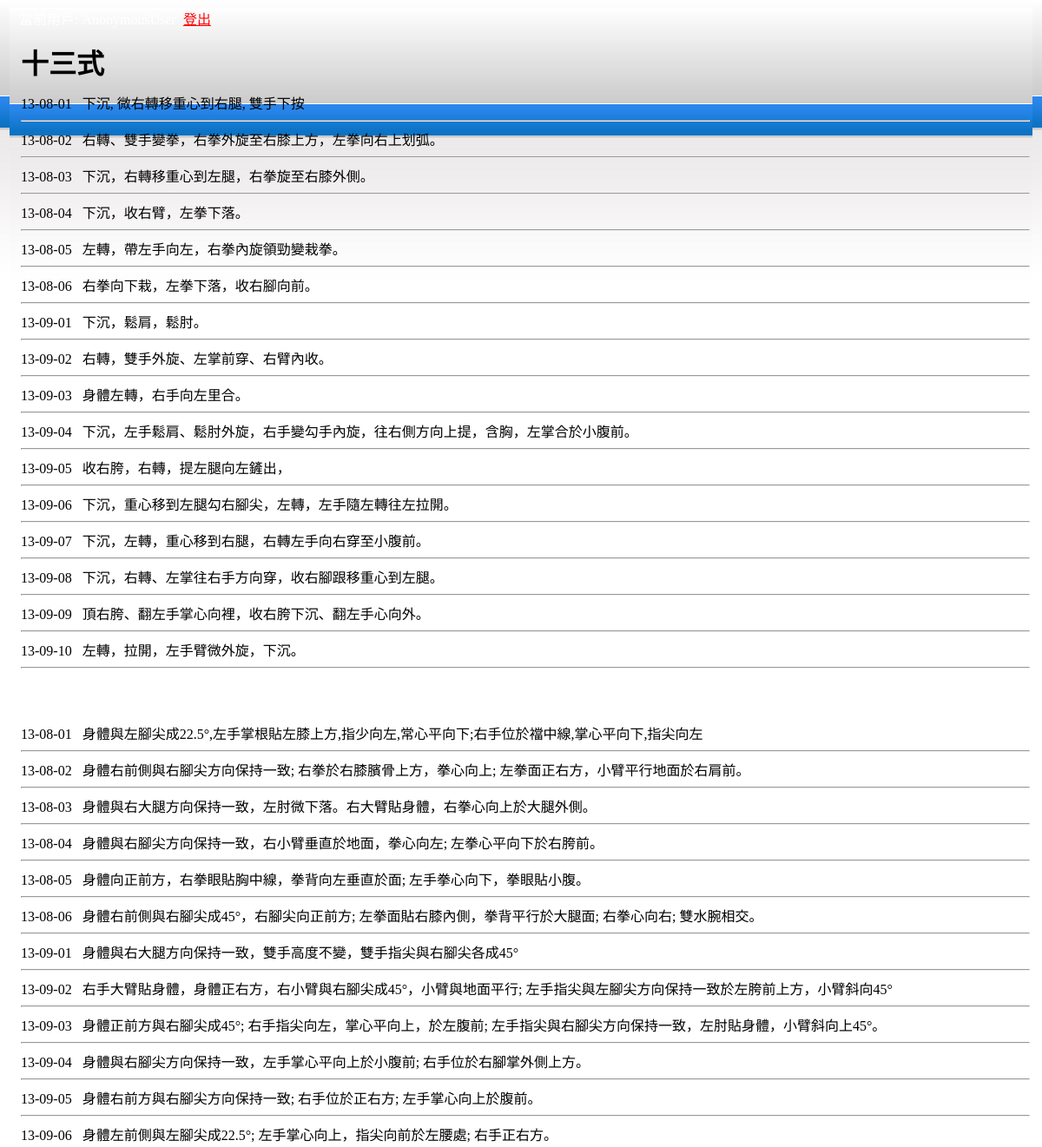
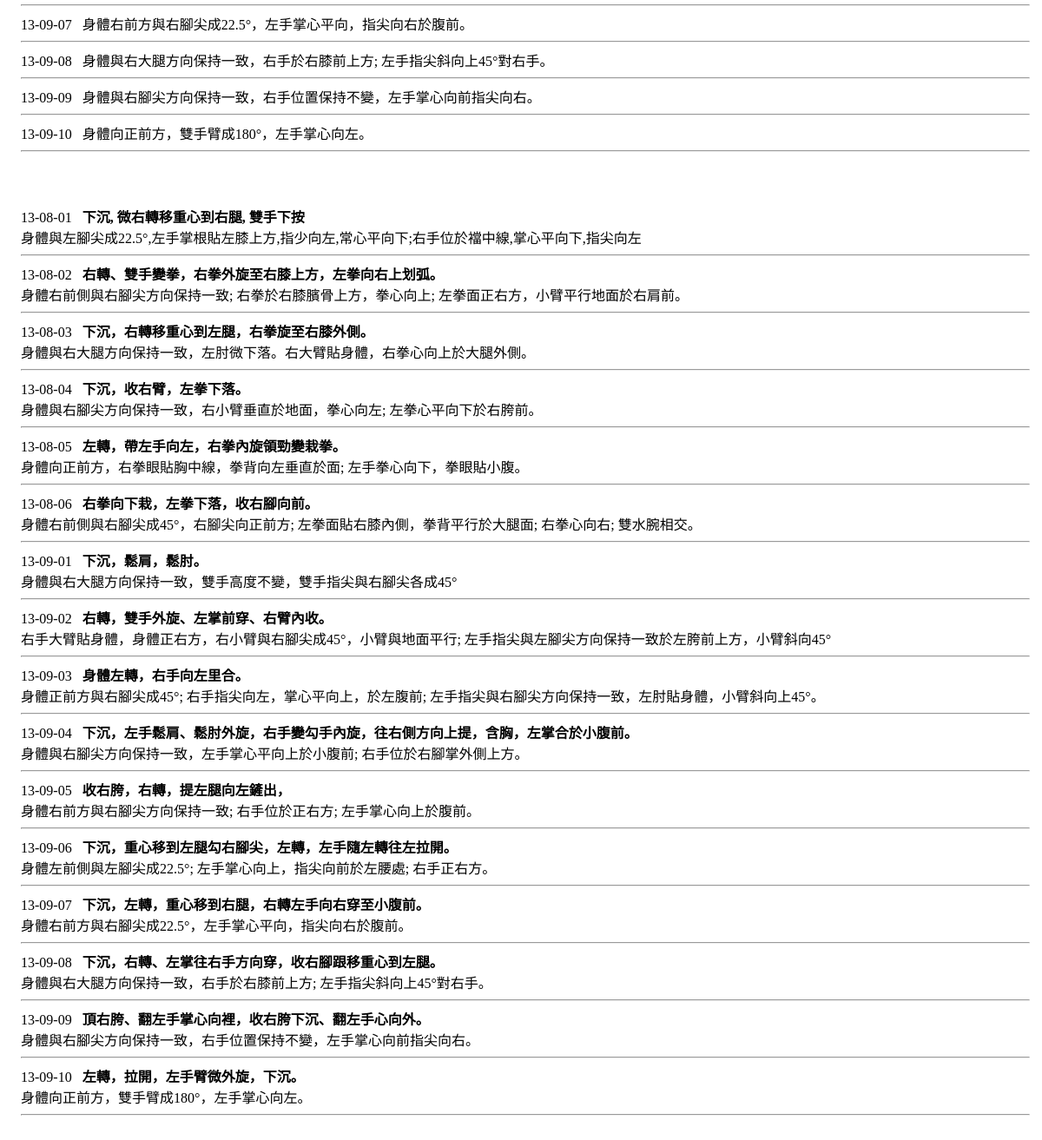
The app's page /routes/ with its own data (2 pictures, top to bottom).
### itaiching/models.py (models this page shows, shortened)
class TaichiMove(models.Model):
    stylenum= models.IntegerField(default=19,verbose_name="幾式")
    setnum = models.IntegerField(default=1,verbose_name="第幾式")
    movenum = models.IntegerField(default=0,verbose_name="第幾動")
    pagenum = models.IntegerField(default=130,verbose_name="第幾頁")
    mnemonic = models.CharField(default=".",max_length=20,verbose_name="助憶")
    title = models.CharField(max_length=200,verbose_name="動作口訣")
    description = models.CharField(max_length=2000,verbose_name="動作要求")
    mynote = models.CharField(default=".", max_length=600,verbose_name="我的筆記")
    class Meta:
        verbose_name = "(3)動作"
        verbose_name_plural = "(3)動作"

### itaiching/views.py (the view)
def style13(request):
    item_list = TaichiMove.objects.filter(stylenum=13).order_by('setnum', 'movenum')[:3000]
    context = {'current_user':request.user,'page_title':'十三式','item_list': item_list}
    return render(request, 'itaiching/style13.html', context)

### itaiching/templates/itaiching/style13.html
{% extends 'itaiching/base.html' %}
{% block content %}
{% for item in item_list %}
{{ item.stylenum|stringformat:"02d" }}-{{ item.setnum|stringformat:"02d" }}-{{ item.movenum|stringformat:"02d" }} &nbsp;
{{ item.title }}<br>
<hr>
{% endfor %}
<br><br><br>
{% for item in item_list %}
{{ item.stylenum|stringformat:"02d" }}-{{ item.setnum|stringformat:"02d" }}-{{ item.movenum|stringformat:"02d" }} &nbsp;
{{ item.description }}<br>
<hr>
{% endfor %}
<br><br><br>
{% for item in item_list %}
{{ item.stylenum|stringformat:"02d" }}-{{ item.setnum|stringformat:"02d" }}-{{ item.movenum|stringformat:"02d" }} &nbsp;
<b>{{ item.title }}</b><br>
{{ item.description }}
<hr>
{% endfor %}
{% endblock %}

### itaiching/templates/itaiching/base.html (shortened to what this page needs)
{% load static %}
<!DOCTYPE HTML>
<html>
<head>
    <link rel="stylesheet" type="text/css" href="{% static 'app001/style.css' %}" />
<body>
    <div class='current_user'>
          當前用戶: {{ current_user }} &nbsp;<a href="/app001/logout">登出</a>
    </div>
    <div class='page_title'>
        <h1>{{ page_title }}
        </h1>
    </div>
    <div class='page_data'>
        {% block content %}
        {% endblock %}
    </div>
</body>

### itaiching/static/itaiching/style.css (style rules this page uses)
.current_user { color: white; margin: 9px 0px 0px 8px; }
.page_title { margin: 15px 0px 12px 10px; }
.page_data { margin: 0px 0px 0px 10px; }
h1 { margin: 3px 0px 3px 0px; }
body, html { padding: 0px 3px 10px 3px; background-color: #D8DBE2; background:#fff url(images/bg.jpg) repeat-x; }
a:link { color: red; }

### records on screen
TaichiMove: stylenum "13", setnum "08", movenum "01", title "下沉, 微右轉移重心到右腿, 雙手下按", description "身體與左腳尖成22.5°,左手掌根貼左膝上方,指少向左,常心平向下;右手位於襠中線,掌心平向下,指尖向左"
TaichiMove: stylenum "13", setnum "08", movenum "02", title "右轉、雙手變拳，右拳外旋至右膝上方，左拳向右上划弧。", description "身體右前側與右腳尖方向保持一致; 右拳於右膝臏骨上方，拳心向上; 左拳面正右方，小臂平行地面於右肩前。"
TaichiMove: stylenum "13", setnum "08", movenum "03", title "下沉，右轉移重心到左腿，右拳旋至右膝外側。", description "身體與右大腿方向保持一致，左肘微下落。右大臂貼身體，右拳心向上於大腿外側。"
TaichiMove: stylenum "13", setnum "08", movenum "04", title "下沉，收右臂，左拳下落。", description "身體與右腳尖方向保持一致，右小臂垂直於地面，拳心向左; 左拳心平向下於右胯前。"
TaichiMove: stylenum "13", setnum "08", movenum "05", title "左轉，帶左手向左，右拳內旋領勁變栽拳。", description "身體向正前方，右拳眼貼胸中線，拳背向左垂直於面; 左手拳心向下，拳眼貼小腹。"
TaichiMove: stylenum "13", setnum "08", movenum "06", title "右拳向下栽，左拳下落，收右腳向前。", description "身體右前側與右腳尖成45°，右腳尖向正前方; 左拳面貼右膝內側，拳背平行於大腿面; 右拳心向右; 雙水腕相交。"
TaichiMove: stylenum "13", setnum "09", movenum "01", title "下沉，鬆肩，鬆肘。", description "身體與右大腿方向保持一致，雙手高度不變，雙手指尖與右腳尖各成45°"
TaichiMove: stylenum "13", setnum "09", movenum "02", title "右轉，雙手外旋、左掌前穿、右臂內收。", description "右手大臂貼身體，身體正右方，右小臂與右腳尖成45°，小臂與地面平行; 左手指尖與左腳尖方向保持一致於左胯前上方，小臂斜向45°"
TaichiMove: stylenum "13", setnum "09", movenum "03", title "身體左轉，右手向左里合。", description "身體正前方與右腳尖成45°; 右手指尖向左，掌心平向上，於左腹前; 左手指尖與右腳尖方向保持一致，左肘貼身體，小臂斜向上45°。"
TaichiMove: stylenum "13", setnum "09", movenum "04", title "下沉，左手鬆肩、鬆肘外旋，右手變勾手內旋，往右側方向上提，含胸，左掌合於小腹前。", description "身體與右腳尖方向保持一致，左手掌心平向上於小腹前; 右手位於右腳掌外側上方。"
TaichiMove: stylenum "13", setnum "09", movenum "05", title "收右胯，右轉，提左腿向左鏟出，", description "身體右前方與右腳尖方向保持一致; 右手位於正右方; 左手掌心向上於腹前。"
TaichiMove: stylenum "13", setnum "09", movenum "06", title "下沉，重心移到左腿勾右腳尖，左轉，左手隨左轉往左拉開。", description "身體左前側與左腳尖成22.5°; 左手掌心向上，指尖向前於左腰處; 右手正右方。"
TaichiMove: stylenum "13", setnum "09", movenum "07", title "下沉，左轉，重心移到右腿，右轉左手向右穿至小腹前。", description "身體右前方與右腳尖成22.5°，左手掌心平向，指尖向右於腹前。"
TaichiMove: stylenum "13", setnum "09", movenum "08", title "下沉，右轉、左掌往右手方向穿，收右腳跟移重心到左腿。", description "身體與右大腿方向保持一致，右手於右膝前上方; 左手指尖斜向上45°對右手。"
TaichiMove: stylenum "13", setnum "09", movenum "09", title "頂右胯、翻左手掌心向裡，收右胯下沉、翻左手心向外。", description "身體與右腳尖方向保持一致，右手位置保持不變，左手掌心向前指尖向右。"
TaichiMove: stylenum "13", setnum "09", movenum "10", title "左轉，拉開，左手臂微外旋，下沉。", description "身體向正前方，雙手臂成180°，左手掌心向左。"

### other values on screen
{{ page_title }} "十三式"
